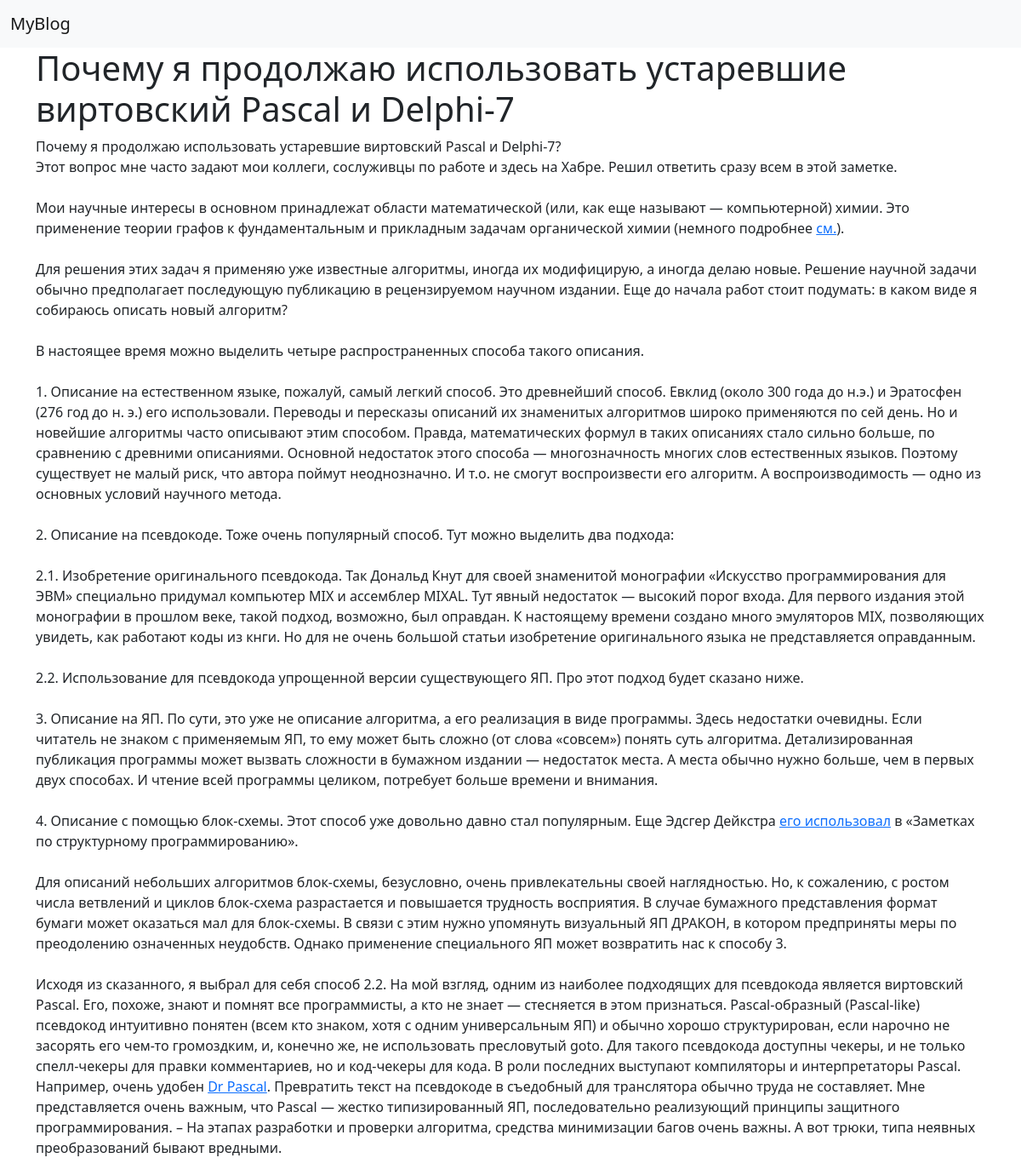
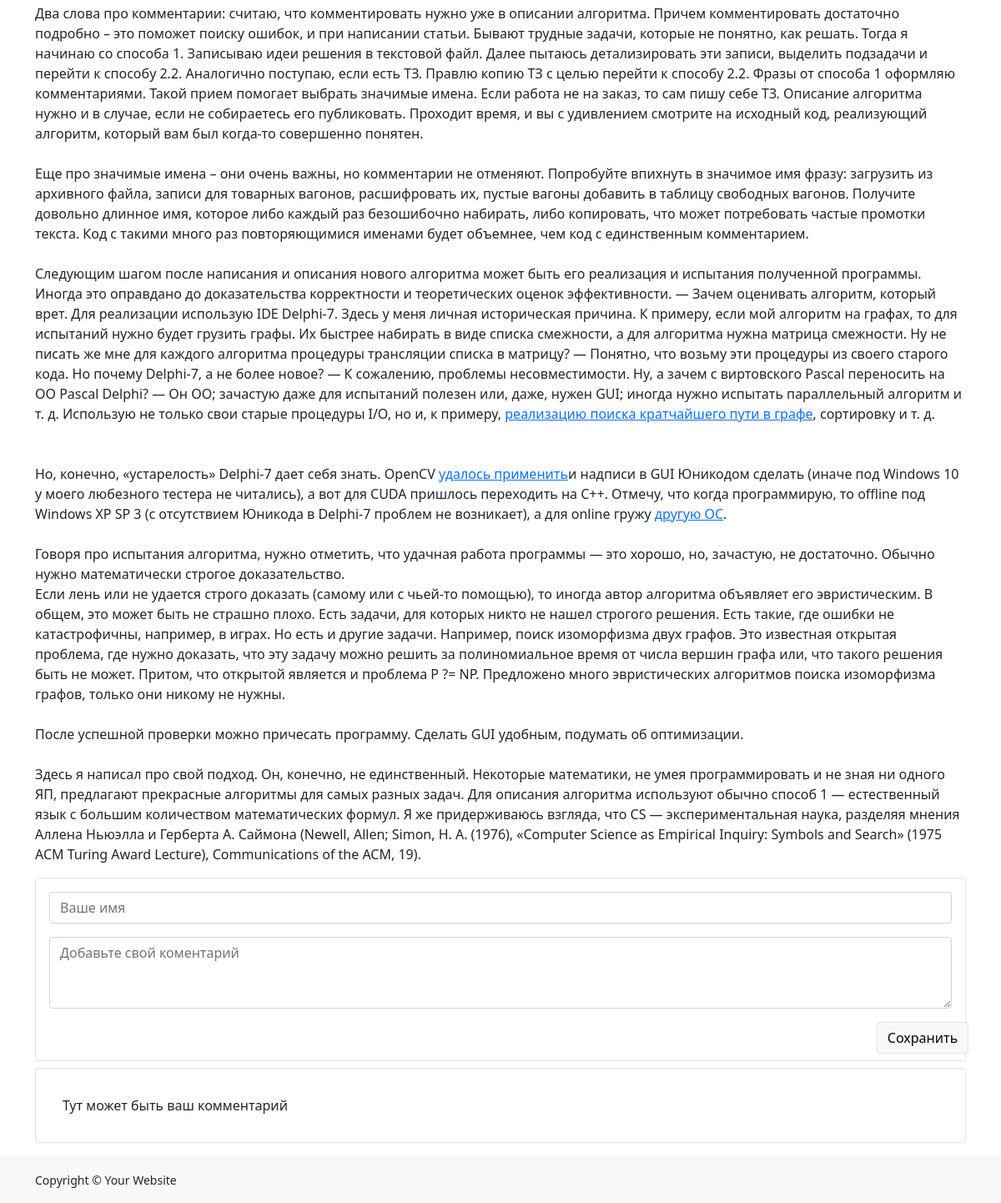
The app's page /post/pochemu-ya-prodolzhayu-ispolzovat-ustarevshie-virtovskij-pascal-i-delphi-7/ with its own data (2 pictures, top to bottom).
### post/models.py (models this page shows, shortened)
class Post(models.Model):
    title = models.CharField(max_length=255,
                             verbose_name='Заголовок',
                             )
    body = RichTextField(verbose_name='Текст публикации',
                            )
    publishedDate = models.DateField(auto_now_add=True,
                                     verbose_name='Дата публикации',
                                     )
    enable = models.BooleanField(verbose_name='Показать пост',
                                 )
    commentsEnable = models.BooleanField(verbose_name='Включить комментарии',
                                         )
    category = models.ForeignKey('Category',
                                 on_delete=models.SET_NULL,
                                 null=True,
                                 verbose_name='Категория',
                                 )
    slug = models.CharField(max_length=255,
                            blank=True,
                            unique=True,
                            verbose_name='Слаг',
                            )
    shortDescription = models.TextField(verbose_name='Краткое описание',
                                        )
    publicationDate = models.DateField(auto_now_add=True,
                                       verbose_name='Дата публикации')
    class Meta:
        verbose_name = 'Публикация'
        verbose_name_plural = 'Публикации'

### post/views.py (the view, shortened to what this page needs)
# urls.py: path('post/<slug:post_slug>/', show_post, name="post"),
def show_post(requests, post_slug):
    post = get_object_or_404(Post,
                           slug=post_slug,
                             )
    com = Coment.objects.filter(post_id = post.id)
    form = ComentForm()
    return render(requests, 'post/post.html', {'objects_list': post, 'form': form, 'com': com})

### post/forms.py
class ComentForm(forms.ModelForm):
    userName = forms.CharField(label='', widget=forms.TextInput(attrs={"class": "form-control mb-3", "placeholder":"Ваше имя"}))
    body = forms.CharField(label='', widget=forms.Textarea(attrs={"class": "form-control mb-3", "placeholder":"Добавьте свой коментарий", "rows":"3"}))
    class Meta:
        model = Coment
        fields = ('userName', 'body')

### post/templates/post/post.html (shortened to what this page needs)
{% extends "main.html" %}
{% block content %}
    <h1>{{ objects_list.title }}</h1>
    {{ objects_list.body | safe }}
    <form method="POST" class="border rounded p-3 pb-2 mb-2">
        {{ form }}
        <button type = "submit"  class="save btn btn-light border offset-md-11">
            <span>Сохранить</span>
        </button>
    </form>
    <div class="border rounded p-3 pb-0 mb-3">
    {% if com %}
    {% for comment in com %}
        <figure>
            <blockquote class="blockquote">
                <p>{{comment.userName}}</p>
            </blockquote>
            <figcaption class="blockquote-footer">
                {{comment.postDate}}
            </figcaption>
            <blockquote class="blockquote">
                <p>{{ comment.body }}</p>
            </blockquote>
            <hr>
        </figure>
    {% endfor  %}
    {% else %}
    <p class="p-3">Тут может быть ваш комментарий</p>
    {% endif %}
    </div>
{% endblock %}

### static/theme.css (style rules this page uses)
body { flex: auto; height: 100vh; }

### records on screen
Post: title "Почему я продолжаю использовать устаревшие виртовский Pascal и Delphi-7", body "Почему я продолжаю использовать устаревшие виртовский Pascal и Delphi-7? Этот вопрос мне часто задают мои коллеги, сослуживцы по работе и здесь на Хабре. Решил ответить сразу всем в этой заметке. Мои научные интересы в основном принадлежат области математической (или, как еще называют — компьютерной) химии. Это применение теории графов к фундаментальным и прикладным задачам органической химии (немного подробнее см. ). Для решения этих задач я применяю уже известные алгоритмы, иногда их модифицирую, а иногда делаю новые. Решение научной задачи обычно предполагает последующую публикацию в рецензируемом научном издании. Еще до начала работ стоит подумать: в каком виде я собираюсь описать новый…"
